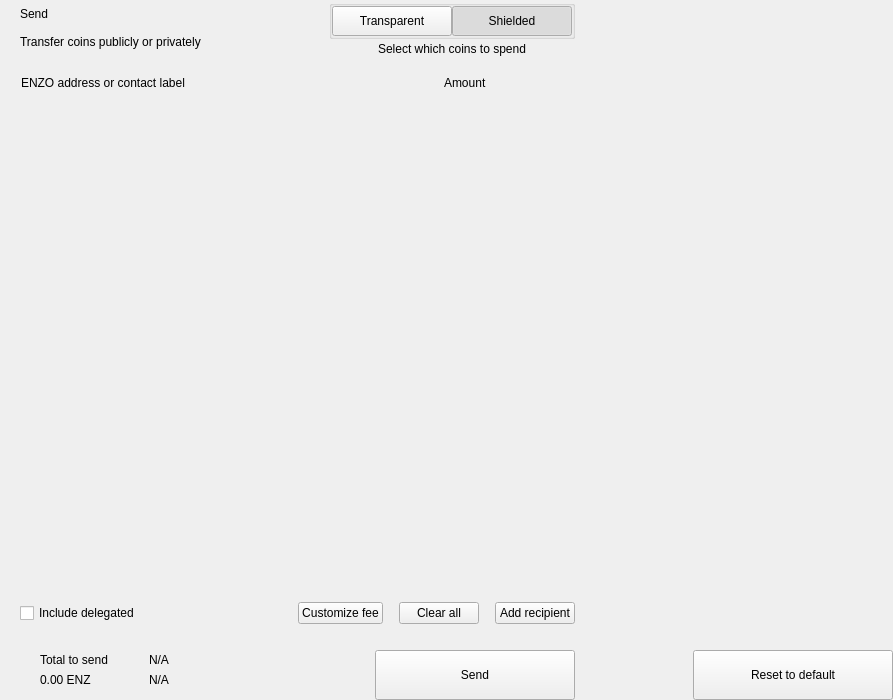
<?xml version="1.0" encoding="UTF-8"?>
<ui version="4.0">
 <class>send</class>
 <widget class="QWidget" name="send">
  <property name="geometry">
   <rect>
    <x>0</x>
    <y>0</y>
    <width>893</width>
    <height>700</height>
   </rect>
  </property>
  <property name="windowTitle">
   <string>Form</string>
  </property>
  <layout class="QHBoxLayout" name="horizontalLayout_2" stretch="2,1">
   <property name="spacing">
    <number>0</number>
   </property>
   <property name="leftMargin">
    <number>0</number>
   </property>
   <property name="topMargin">
    <number>0</number>
   </property>
   <property name="rightMargin">
    <number>0</number>
   </property>
   <property name="bottomMargin">
    <number>0</number>
   </property>
   <item>
    <widget class="QWidget" name="left" native="true">
     <layout class="QVBoxLayout" name="verticalLayout_3">
      <property name="spacing">
       <number>0</number>
      </property>
      <property name="leftMargin">
       <number>0</number>
      </property>
      <property name="topMargin">
       <number>0</number>
      </property>
      <property name="rightMargin">
       <number>0</number>
      </property>
      <property name="bottomMargin">
       <number>0</number>
      </property>
      <item>
       <layout class="QVBoxLayout" name="verticalLayout_22" stretch="0,0,0,1,0,0,0,0">
        <property name="spacing">
         <number>0</number>
        </property>
        <item>
         <layout class="QHBoxLayout" name="horizontalLayout_3">
          <property name="spacing">
           <number>0</number>
          </property>
          <property name="leftMargin">
           <number>20</number>
          </property>
          <property name="rightMargin">
           <number>20</number>
          </property>
          <item>
           <layout class="QVBoxLayout" name="verticalLayout">
            <property name="spacing">
             <number>0</number>
            </property>
            <item>
             <widget class="QLabel" name="labelTitle">
              <property name="text">
               <string>Send</string>
              </property>
              <property name="alignment">
               <set>Qt::AlignLeading|Qt::AlignLeft|Qt::AlignVCenter</set>
              </property>
             </widget>
            </item>
            <item>
             <widget class="QLabel" name="labelSubtitle1">
              <property name="text">
               <string>Transfer coins publicly or privately</string>
              </property>
             </widget>
            </item>
           </layout>
          </item>
          <item>
           <spacer name="horizontalSpacer">
            <property name="orientation">
             <enum>Qt::Horizontal</enum>
            </property>
            <property name="sizeHint" stdset="0">
             <size>
              <width>40</width>
              <height>20</height>
             </size>
            </property>
           </spacer>
          </item>
          <item>
           <layout class="QVBoxLayout" name="verticalLayout_6">
            <property name="spacing">
             <number>3</number>
            </property>
            <item alignment="Qt::AlignHCenter">
             <widget class="QGroupBox" name="groupBox">
              <property name="styleSheet">
               <string notr="true">#groupBox{
padding-top:2px;
}</string>
              </property>
              <property name="title">
               <string/>
              </property>
              <property name="alignment">
               <set>Qt::AlignCenter</set>
              </property>
              <layout class="QHBoxLayout" name="horizontalLayout_4">
               <property name="spacing">
                <number>0</number>
               </property>
               <property name="leftMargin">
                <number>0</number>
               </property>
               <property name="topMargin">
                <number>0</number>
               </property>
               <property name="rightMargin">
                <number>0</number>
               </property>
               <property name="bottomMargin">
                <number>0</number>
               </property>
               <item>
                <widget class="QPushButton" name="pushLeft">
                 <property name="minimumSize">
                  <size>
                   <width>120</width>
                   <height>30</height>
                  </size>
                 </property>
                 <property name="maximumSize">
                  <size>
                   <width>120</width>
                   <height>30</height>
                  </size>
                 </property>
                 <property name="focusPolicy">
                  <enum>Qt::NoFocus</enum>
                 </property>
                 <property name="text">
                  <string>Transparent</string>
                 </property>
                 <property name="checkable">
                  <bool>true</bool>
                 </property>
                 <property name="autoExclusive">
                  <bool>true</bool>
                 </property>
                </widget>
               </item>
               <item>
                <widget class="QPushButton" name="pushRight">
                 <property name="minimumSize">
                  <size>
                   <width>120</width>
                   <height>30</height>
                  </size>
                 </property>
                 <property name="maximumSize">
                  <size>
                   <width>120</width>
                   <height>30</height>
                  </size>
                 </property>
                 <property name="focusPolicy">
                  <enum>Qt::NoFocus</enum>
                 </property>
                 <property name="text">
                  <string>Shielded</string>
                 </property>
                 <property name="checkable">
                  <bool>true</bool>
                 </property>
                 <property name="checked">
                  <bool>true</bool>
                 </property>
                 <property name="autoExclusive">
                  <bool>true</bool>
                 </property>
                </widget>
               </item>
              </layout>
             </widget>
            </item>
            <item alignment="Qt::AlignHCenter|Qt::AlignTop">
             <widget class="QLabel" name="labelSubtitle2">
              <property name="styleSheet">
               <string notr="true"/>
              </property>
              <property name="text">
               <string>Select which coins to spend</string>
              </property>
              <property name="alignment">
               <set>Qt::AlignCenter</set>
              </property>
              <property name="indent">
               <number>0</number>
              </property>
             </widget>
            </item>
           </layout>
          </item>
         </layout>
        </item>
        <item>
         <spacer name="verticalSpacer_2">
          <property name="orientation">
           <enum>Qt::Vertical</enum>
          </property>
          <property name="sizeType">
           <enum>QSizePolicy::Fixed</enum>
          </property>
          <property name="sizeHint" stdset="0">
           <size>
            <width>20</width>
            <height>20</height>
           </size>
          </property>
         </spacer>
        </item>
        <item>
         <layout class="QHBoxLayout" name="horizontalLayout" stretch="6,0,2">
          <property name="spacing">
           <number>0</number>
          </property>
          <property name="leftMargin">
           <number>10</number>
          </property>
          <property name="topMargin">
           <number>0</number>
          </property>
          <property name="rightMargin">
           <number>20</number>
          </property>
          <property name="bottomMargin">
           <number>0</number>
          </property>
          <item>
           <widget class="QLabel" name="labelSubtitleAddress">
            <property name="styleSheet">
             <string notr="true">margin-left:8px;</string>
            </property>
            <property name="text">
             <string>ENZO address or contact label</string>
            </property>
           </widget>
          </item>
          <item>
           <spacer name="horizontalSpacer_3">
            <property name="orientation">
             <enum>Qt::Horizontal</enum>
            </property>
            <property name="sizeType">
             <enum>QSizePolicy::Fixed</enum>
            </property>
            <property name="sizeHint" stdset="0">
             <size>
              <width>40</width>
              <height>1</height>
             </size>
            </property>
           </spacer>
          </item>
          <item>
           <widget class="QLabel" name="labelSubtitleAmount">
            <property name="text">
             <string>Amount</string>
            </property>
           </widget>
          </item>
         </layout>
        </item>
        <item>
         <widget class="QScrollArea" name="scrollArea">
          <property name="minimumSize">
           <size>
            <width>0</width>
            <height>350</height>
           </size>
          </property>
          <property name="styleSheet">
           <string notr="true">#scrollArea {
            background:transparent;
            margin-top:10px;
}</string>
          </property>
          <property name="horizontalScrollBarPolicy">
           <enum>Qt::ScrollBarAlwaysOff</enum>
          </property>
          <property name="sizeAdjustPolicy">
           <enum>QAbstractScrollArea::AdjustIgnored</enum>
          </property>
          <property name="widgetResizable">
           <bool>true</bool>
          </property>
          <property name="alignment">
           <set>Qt::AlignLeading|Qt::AlignLeft|Qt::AlignTop</set>
          </property>
          <widget class="QWidget" name="scrollAreaWidgetContents">
           <property name="geometry">
            <rect>
             <x>0</x>
             <y>0</y>
             <width>591</width>
             <height>16</height>
            </rect>
           </property>
           <property name="sizePolicy">
            <sizepolicy hsizetype="Preferred" vsizetype="Maximum">
             <horstretch>0</horstretch>
             <verstretch>0</verstretch>
            </sizepolicy>
           </property>
           <property name="autoFillBackground">
            <bool>false</bool>
           </property>
           <property name="styleSheet">
            <string notr="true">#scrollAreaWidgetContents {
             background:transparent;
             }</string>
           </property>
           <layout class="QVBoxLayout" name="verticalLayout_7">
            <property name="spacing">
             <number>0</number>
            </property>
            <property name="sizeConstraint">
             <enum>QLayout::SetDefaultConstraint</enum>
            </property>
            <property name="leftMargin">
             <number>0</number>
            </property>
            <property name="topMargin">
             <number>0</number>
            </property>
            <property name="rightMargin">
             <number>0</number>
            </property>
            <property name="bottomMargin">
             <number>0</number>
            </property>
           </layout>
          </widget>
         </widget>
        </item>
        <item>
         <spacer name="verticalSpacer_4">
          <property name="orientation">
           <enum>Qt::Vertical</enum>
          </property>
          <property name="sizeType">
           <enum>QSizePolicy::Fixed</enum>
          </property>
          <property name="sizeHint" stdset="0">
           <size>
            <width>20</width>
            <height>20</height>
           </size>
          </property>
         </spacer>
        </item>
        <item>
         <layout class="QHBoxLayout" name="horizontalLayout_20">
          <property name="spacing">
           <number>6</number>
          </property>
          <property name="leftMargin">
           <number>20</number>
          </property>
          <property name="rightMargin">
           <number>20</number>
          </property>
          <item>
           <widget class="QCheckBox" name="checkBoxDelegations">
            <property name="layoutDirection">
             <enum>Qt::LeftToRight</enum>
            </property>
            <property name="text">
             <string>Include delegated</string>
            </property>
           </widget>
          </item>
          <item>
           <spacer name="horizontalSpacer_4">
            <property name="orientation">
             <enum>Qt::Horizontal</enum>
            </property>
            <property name="sizeHint" stdset="0">
             <size>
              <width>10</width>
              <height>20</height>
             </size>
            </property>
           </spacer>
          </item>
          <item>
           <widget class="QPushButton" name="pushButtonFee">
            <property name="focusPolicy">
             <enum>Qt::NoFocus</enum>
            </property>
            <property name="text">
             <string>Customize fee</string>
            </property>
           </widget>
          </item>
          <item>
           <spacer name="horizontalSpacer_11">
            <property name="orientation">
             <enum>Qt::Horizontal</enum>
            </property>
            <property name="sizeType">
             <enum>QSizePolicy::Minimum</enum>
            </property>
            <property name="sizeHint" stdset="0">
             <size>
              <width>10</width>
              <height>20</height>
             </size>
            </property>
           </spacer>
          </item>
          <item>
           <widget class="QPushButton" name="pushButtonClear">
            <property name="focusPolicy">
             <enum>Qt::NoFocus</enum>
            </property>
            <property name="layoutDirection">
             <enum>Qt::RightToLeft</enum>
            </property>
            <property name="text">
             <string>Clear all</string>
            </property>
           </widget>
          </item>
          <item>
           <spacer name="horizontalSpacer_6">
            <property name="orientation">
             <enum>Qt::Horizontal</enum>
            </property>
            <property name="sizeType">
             <enum>QSizePolicy::Fixed</enum>
            </property>
            <property name="sizeHint" stdset="0">
             <size>
              <width>10</width>
              <height>20</height>
             </size>
            </property>
           </spacer>
          </item>
          <item>
           <widget class="QPushButton" name="pushButtonAddRecipient">
            <property name="focusPolicy">
             <enum>Qt::NoFocus</enum>
            </property>
            <property name="text">
             <string>Add recipient</string>
            </property>
           </widget>
          </item>
         </layout>
        </item>
        <item>
         <spacer name="verticalSpacer">
          <property name="orientation">
           <enum>Qt::Vertical</enum>
          </property>
          <property name="sizeType">
           <enum>QSizePolicy::Fixed</enum>
          </property>
          <property name="sizeHint" stdset="0">
           <size>
            <width>20</width>
            <height>16</height>
           </size>
          </property>
         </spacer>
        </item>
        <item>
         <layout class="QHBoxLayout" name="horizontalLayout_7">
          <property name="rightMargin">
           <number>20</number>
          </property>
          <item>
           <layout class="QHBoxLayout" name="horizontalLayout_10">
            <property name="spacing">
             <number>0</number>
            </property>
            <property name="leftMargin">
             <number>8</number>
            </property>
            <item>
             <widget class="QStackedWidget" name="stackedWidget">
              <property name="minimumSize">
               <size>
                <width>0</width>
                <height>60</height>
               </size>
              </property>
              <property name="maximumSize">
               <size>
                <width>16777215</width>
                <height>60</height>
               </size>
              </property>
              <widget class="QWidget" name="page1">
               <layout class="QVBoxLayout" name="verticalLayout_71" stretch="0">
                <property name="spacing">
                 <number>6</number>
                </property>
                <property name="leftMargin">
                 <number>12</number>
                </property>
                <property name="topMargin">
                 <number>0</number>
                </property>
                <property name="rightMargin">
                 <number>0</number>
                </property>
                <property name="bottomMargin">
                 <number>0</number>
                </property>
                <item>
                 <widget class="QWidget" name="coinWidget" native="true">
                  <property name="minimumSize">
                   <size>
                    <width>0</width>
                    <height>60</height>
                   </size>
                  </property>
                  <property name="maximumSize">
                   <size>
                    <width>16777215</width>
                    <height>60</height>
                   </size>
                  </property>
                  <layout class="QHBoxLayout" name="horizontalLayout_9">
                   <property name="spacing">
                    <number>0</number>
                   </property>
                   <property name="leftMargin">
                    <number>20</number>
                   </property>
                   <property name="topMargin">
                    <number>10</number>
                   </property>
                   <property name="rightMargin">
                    <number>20</number>
                   </property>
                   <property name="bottomMargin">
                    <number>10</number>
                   </property>
                   <item>
                    <layout class="QVBoxLayout" name="verticalSend">
                     <property name="spacing">
                      <number>0</number>
                     </property>
                     <item>
                      <widget class="QLabel" name="labelTitleTotalSend">
                       <property name="text">
                        <string>Total to send</string>
                       </property>
                      </widget>
                     </item>
                     <item>
                      <widget class="QLabel" name="labelAmountSend">
                       <property name="text">
                        <string notr="true">0.00 ENZ</string>
                       </property>
                      </widget>
                     </item>
                    </layout>
                   </item>
                   <item>
                    <spacer name="horizontalSpacer_9">
                     <property name="orientation">
                      <enum>Qt::Horizontal</enum>
                     </property>
                     <property name="sizeType">
                      <enum>QSizePolicy::Fixed</enum>
                     </property>
                     <property name="sizeHint" stdset="0">
                      <size>
                       <width>20</width>
                       <height>20</height>
                      </size>
                     </property>
                    </spacer>
                   </item>
                   <item>
                    <widget class="QLabel" name="labelLine">
                     <property name="minimumSize">
                      <size>
                       <width>1</width>
                       <height>0</height>
                      </size>
                     </property>
                     <property name="maximumSize">
                      <size>
                       <width>1</width>
                       <height>16777215</height>
                      </size>
                     </property>
                     <property name="text">
                      <string/>
                     </property>
                    </widget>
                   </item>
                   <item>
                    <spacer name="horizontalSpacer_10">
                     <property name="orientation">
                      <enum>Qt::Horizontal</enum>
                     </property>
                     <property name="sizeType">
                      <enum>QSizePolicy::Fixed</enum>
                     </property>
                     <property name="sizeHint" stdset="0">
                      <size>
                       <width>20</width>
                       <height>20</height>
                      </size>
                     </property>
                    </spacer>
                   </item>
                   <item>
                    <layout class="QVBoxLayout" name="verticalRemaining">
                     <property name="spacing">
                      <number>0</number>
                     </property>
                     <item>
                      <widget class="QLabel" name="labelTitleTotalRemaining">
                       <property name="text">
                        <string notr="true">N/A</string>
                       </property>
                      </widget>
                     </item>
                     <item>
                      <widget class="QLabel" name="labelAmountRemaining">
                       <property name="text">
                        <string notr="true">N/A</string>
                       </property>
                      </widget>
                     </item>
                    </layout>
                   </item>
                  </layout>
                 </widget>
                </item>
               </layout>
              </widget>
              <widget class="QWidget" name="page_2"/>
             </widget>
            </item>
           </layout>
          </item>
          <item>
           <spacer name="horizontalSpacer_5">
            <property name="orientation">
             <enum>Qt::Horizontal</enum>
            </property>
            <property name="sizeType">
             <enum>QSizePolicy::Expanding</enum>
            </property>
            <property name="sizeHint" stdset="0">
             <size>
              <width>40</width>
              <height>20</height>
             </size>
            </property>
           </spacer>
          </item>
          <item alignment="Qt::AlignBottom">
           <widget class="QPushButton" name="pushButtonSave">
            <property name="minimumSize">
             <size>
              <width>200</width>
              <height>50</height>
             </size>
            </property>
            <property name="maximumSize">
             <size>
              <width>200</width>
              <height>50</height>
             </size>
            </property>
            <property name="focusPolicy">
             <enum>Qt::NoFocus</enum>
            </property>
            <property name="text">
             <string>Send</string>
            </property>
           </widget>
          </item>
         </layout>
        </item>
       </layout>
      </item>
     </layout>
    </widget>
   </item>
   <item>
    <widget class="QWidget" name="right" native="true">
     <layout class="QVBoxLayout" name="verticalLayout_5">
      <property name="leftMargin">
       <number>0</number>
      </property>
      <property name="topMargin">
       <number>0</number>
      </property>
      <property name="rightMargin">
       <number>0</number>
      </property>
      <property name="bottomMargin">
       <number>0</number>
      </property>
      <item>
       <layout class="QVBoxLayout" name="verticalLayout_4">
        <property name="spacing">
         <number>6</number>
        </property>
        <item>
         <widget class="OptionButton" name="btnCoinControl" native="true">
          <property name="minimumSize">
           <size>
            <width>0</width>
            <height>50</height>
           </size>
          </property>
         </widget>
        </item>
        <item>
         <widget class="OptionButton" name="btnChangeAddress" native="true">
          <property name="minimumSize">
           <size>
            <width>0</width>
            <height>50</height>
           </size>
          </property>
         </widget>
        </item>
        <item>
         <widget class="OptionButton" name="btnUri" native="true">
          <property name="minimumSize">
           <size>
            <width>0</width>
            <height>50</height>
           </size>
          </property>
         </widget>
        </item>
        <item>
         <widget class="OptionButton" name="btnShieldCoins" native="true">
          <property name="minimumSize">
           <size>
            <width>0</width>
            <height>50</height>
           </size>
          </property>
         </widget>
        </item>
        <item>
         <spacer name="verticalSpacer_5">
          <property name="orientation">
           <enum>Qt::Vertical</enum>
          </property>
          <property name="sizeHint" stdset="0">
           <size>
            <width>20</width>
            <height>40</height>
           </size>
          </property>
         </spacer>
        </item>
        <item>
         <layout class="QHBoxLayout" name="horizontalLayout_8">
          <item>
           <spacer name="horizontalSpacer_7">
            <property name="orientation">
             <enum>Qt::Horizontal</enum>
            </property>
            <property name="sizeHint" stdset="0">
             <size>
              <width>40</width>
              <height>20</height>
             </size>
            </property>
           </spacer>
          </item>
          <item>
           <widget class="QPushButton" name="pushButtonReset">
            <property name="minimumSize">
             <size>
              <width>200</width>
              <height>50</height>
             </size>
            </property>
            <property name="maximumSize">
             <size>
              <width>200</width>
              <height>50</height>
             </size>
            </property>
            <property name="focusPolicy">
             <enum>Qt::NoFocus</enum>
            </property>
            <property name="text">
             <string>Reset to default</string>
            </property>
           </widget>
          </item>
         </layout>
        </item>
       </layout>
      </item>
     </layout>
    </widget>
   </item>
  </layout>
 </widget>
 <customwidgets>
  <customwidget>
   <class>OptionButton</class>
   <extends>QWidget</extends>
   <header>qt/enzo/optionbutton.h</header>
   <container>1</container>
  </customwidget>
 </customwidgets>
 <resources/>
 <connections/>
</ui>
